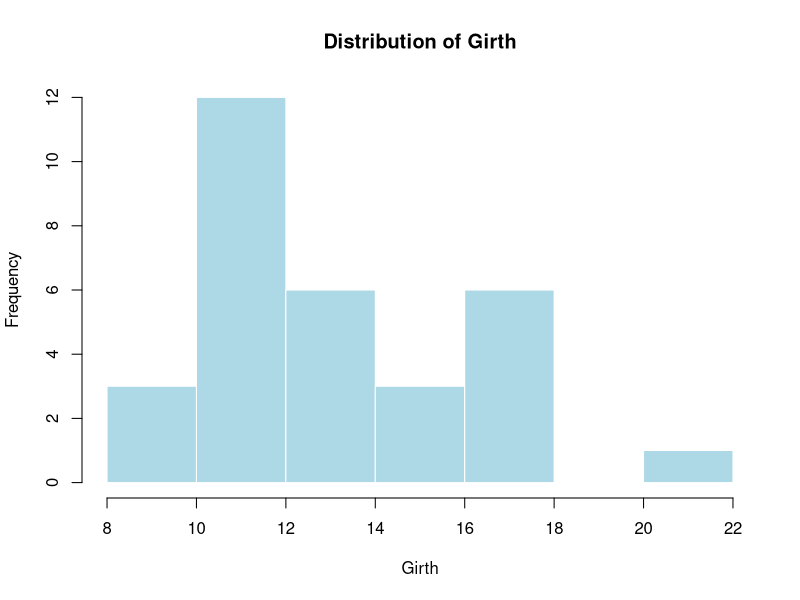
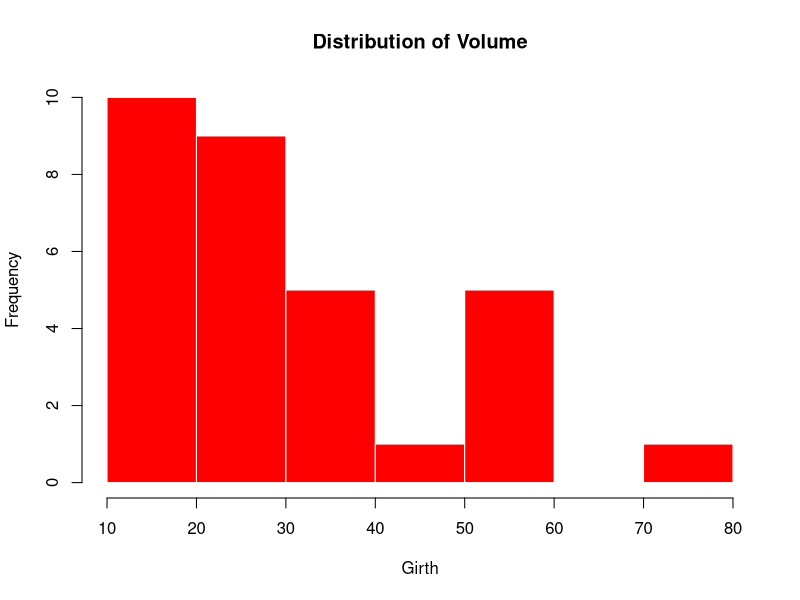
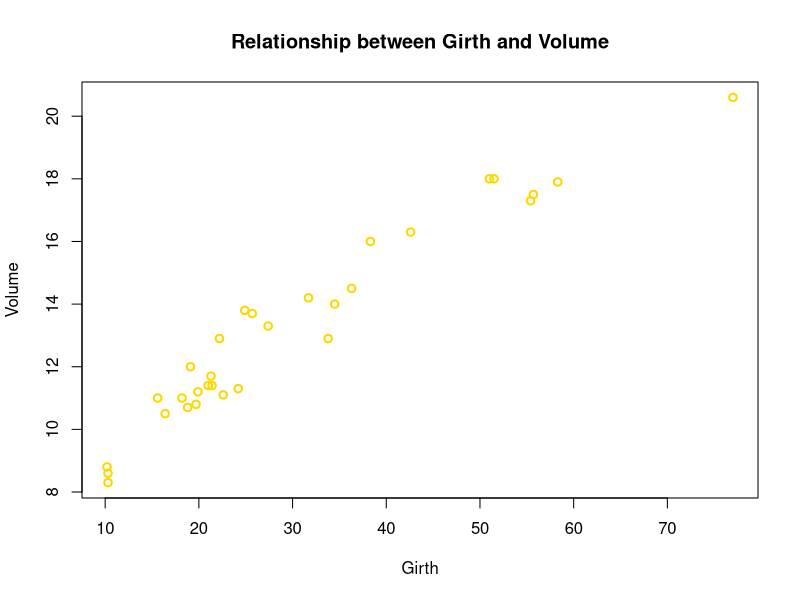

Reproduce these figures in R, in order.
## ---- chunk 1
knitr::opts_chunk$set(echo = TRUE, warning = FALSE, message = FALSE)
## ---- chunk 2
library(ggplot2)
## ---- chunk 3
data("trees")

hist(trees$Girth,
main = "Distribution of Girth",
xlab = "Girth",
col = "lightblue",
border = "white",
)
## ---- chunk 4
data("trees")

hist(trees$Volume,
main = "Distribution of Volume",
xlab = "Girth",
col = "red",
border = "white",
)
## ---- chunk 5
data(trees)
plot <- plot(
  trees$Girth ~ trees$Volume,
  type = "p",                     
  col = "gold",          
  lwd = 2,                      
  xlab = "Girth", 
  ylab = "Volume", 
  main = "Relationship between Girth and Volume"
)
## ---- chunk 6
shapiro.test(trees$Volume)
## ---- chunk 7
shapiro.test(trees$Girth)
